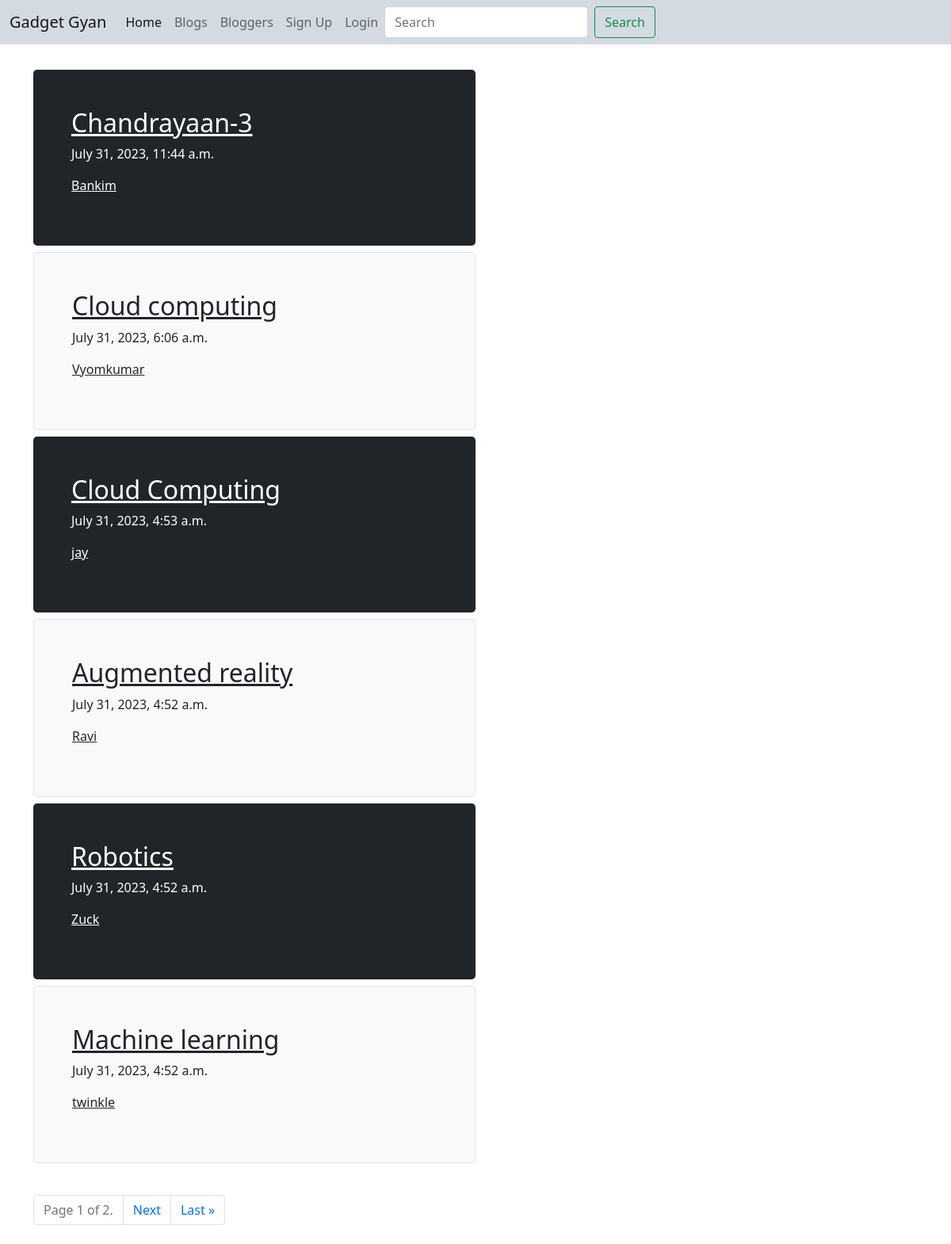
/blog/blogs/, run on the app's committed database.
### blogpost/models.py (models this page shows, shortened)
class Post(models.Model):
    title = models.CharField(max_length=200)
    blog = models.TextField()
    pub_date = models.DateTimeField(auto_now_add=True)
    author = models.ForeignKey(User, on_delete=models.CASCADE, related_name="posts")
    class Meta:
        ordering = ["-pub_date"]

class User(AbstractBaseUser, PermissionsMixin):
    email = models.EmailField(_("email address"), unique=True)
    first_name = models.CharField(max_length=250)
    last_name = models.CharField(max_length=250)
    country = models.CharField(max_length=100)
    birth_date = models.DateField(blank=True, null=True)
    status = models.BooleanField(default=True)
    is_active = models.BooleanField(default=True)
    is_staff = models.BooleanField(default=False)
    USERNAME_FIELD = "email"
    REQUIRED_FIELDS = []
    objects = CustomUserManager()

### blogpost/views.py (the view)
# urls.py: path("blog/blogs/", views.BlogList.as_view(), name="blog-list"),
class BlogList(ListView):
    model = Post
    template_name = "blogpost/blog_list.html"
    context_object_name = "blog_list"
    paginate_by = 6

### blogpost/templates/blogpost/blog_list.html (shortened to what this page needs)
<!DOCTYPE html>
{% extends 'blogpost/base.html' %}
{% block blockname %}
<main>
  <div class="container py-4">
    {% for blog in blog_list %}
      {% if forloop.counter|divisibleby:2 %}
      <div class="col-md-6">
        <div class="h-100 p-5 bg-light border rounded-3 my-2">
          <h2><a class="text-dark" href="{% url 'blog-detail' blog.pk %}">{{blog.title}}</a></h2>
          <p class="text-dark">{{blog.pub_date}}</p>
          <p><a class="text-dark" href="{% url 'author-detail' blog.author_id %}">{{blog.author.first_name}}</a></p>
        </div>
      </div>
      {% else %}
        <div class="col-md-6">
          <div class="h-100 p-5 text-white bg-dark rounded-3 my-2">
            <h2><a class="text-white bg-dark" href="{% url 'blog-detail' blog.pk %}">{{blog.title}}</a></h2>
            <p class="text-white bg-dark">{{blog.pub_date}}</p>
            <p><a class="text-white bg-dark" href="{% url 'author-detail' blog.author_id %}">{{blog.author.first_name}}</a></p>
          </div>
        </div>
        {% endif %}
        {% endfor %}
  </div>
</main>
{% if is_paginated %}
<div class="container py-2 d-flex justify-content-start">
    <nav aria-label="Page navigation">
        <ul class="pagination justify-content-center">
            <li class="page-item disabled">
                <a class="page-link" href="#">Page {{ page_obj.number }} of {{ page_obj.paginator.num_pages }}.</a>
            </li>
            {% if page_obj.has_next %}
                <li class="page-item"><a class="page-link" href="?page={{ page_obj.next_page_number }}">Next</a></li>
                <li class="page-item"><a class="page-link" href="?page={{ page_obj.paginator.num_pages }}">Last &raquo;</a></li>
            {% endif %}
        </ul>
    </nav>
</div>
{% endif %}
  {% endblock blockname %}

### blogpost/templates/blogpost/base.html (shortened to what this page needs)
<!DOCTYPE html>
{% load static %}
<html lang="en">
<head>
    <link rel="stylesheet" href="{% static 'css/bootstrap.min.css' %}">
</head>
<body>
    <nav class="navbar navbar-expand-lg navbar-light" style="background-color:#d3dae1">
        <div class="container-fluid">
            <a class="navbar-brand" href="{% url 'home'%}">Gadget Gyan</a>
            <div class="collapse navbar-collapse" id="navbarNavAltMarkup">
                <div class="navbar-nav">
                    {% if request.user.is_authenticated %}
                    <a class="nav-link active" aria-current="page" href="{% url 'home'%}">Home</a>
                    <a class="nav-link" href="{% url 'blog-list'%}">Blogs </a>
                    <a class="nav-link" href="{% url 'author-list'%}">Bloggers </a>
                    <a class="nav-link" href="{% url 'blog-add' request.user.id %}">Add Post</a>
                    {% else %}
                    <a class="nav-link active" aria-current="page" href="{% url 'home'%}">Home</a>
                    <a class="nav-link" href="{% url 'blog-list'%}">Blogs </a>
                    <a class="nav-link" href="{% url 'author-list'%}">Bloggers </a>
                    <a class="nav-link" href="/accounts/register/">Sign Up</a>
                    <a class="nav-link" href="/accounts/login/">Login</a>
                    {% endif %}
                    <form class="d-flex" action="{% url 'blog-search' %}" method="post">
                        <input class="form-control me-2" name="search" type="search" placeholder="Search" aria-label="Search">
                        <button class="btn btn-outline-success" type="submit">Search</button>
                      </form>
                </div>
            </div>
        </div>
    </nav>
    {% block blockname %}
    {% endblock blockname %}
</body>
</html>

### data on the page
Post: title "Chandrayaan-3", pub_date "July 31, 2023, 11:44 a.m.", author.first_name "Bankim"
Post: title "Cloud computing", pub_date "July 31, 2023, 6:06 a.m.", author.first_name "Vyomkumar"
Post: title "Cloud Computing", pub_date "July 31, 2023, 4:53 a.m.", author.first_name "jay"
Post: title "Augmented reality", pub_date "July 31, 2023, 4:52 a.m.", author.first_name "Ravi"
Post: title "Robotics", pub_date "July 31, 2023, 4:52 a.m.", author.first_name "Zuck"
Post: title "Machine learning", pub_date "July 31, 2023, 4:52 a.m.", author.first_name "twinkle"

### other printed values
{{ page_obj.number }} "1"
{{ page_obj.paginator.num_pages }} "2"
